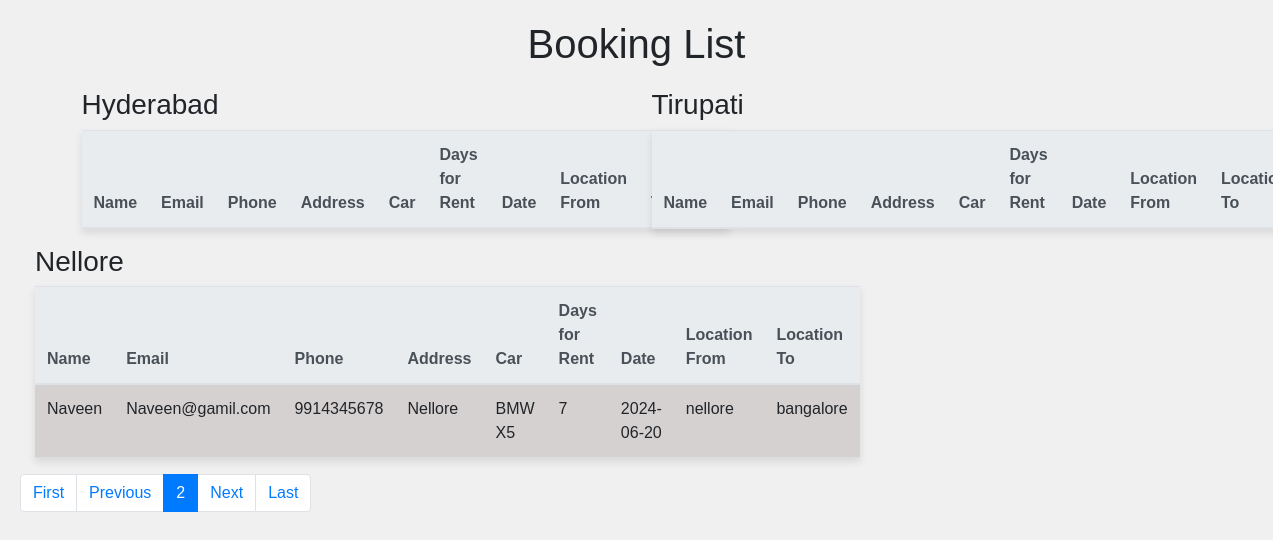
The page /show_bookings?page=2 on the database its author committed.
### Car/models.py (models this page shows, shortened)
class Order(models.Model) :
    order_id = models.AutoField(primary_key=True)
    name = models.CharField(max_length=90,default="")
    email = models.CharField(max_length=50,default="")
    phone = models.CharField(max_length=20,default="")
    address = models.CharField(max_length=500,default="")
    city = models.CharField(max_length=50,default="")
    cars = models.CharField(max_length=50,default="")
    days_for_rent = models.IntegerField(default=0)
    date = models.CharField(max_length=50,default="")
    loc_from = models.CharField(max_length=50,default="")
    loc_to = models.CharField(max_length=50,default="")
    completed = models.BooleanField(default=False)
    completion_date = models.DateField(blank=True, null=True)

### Car/views.py (the view)
# urls.py: path('show_bookings',views.show_bookings,name='show_bookings'),
def show_bookings(request):
    bookings = Order.objects.all()
    paginator = Paginator(bookings, 2)
    page = request.GET.get('page')
    try:
        bookings = paginator.page(page)
    except PageNotAnInteger:
        bookings = paginator.page(1)
    except EmptyPage:
        bookings = paginator.page(paginator.num_pages)
    return render(request, 'vehicle/bookings.html', {'bookings': bookings})

### templates/vehicle/bookings.html (shortened to what this page needs)
<!DOCTYPE html>
<html lang="en">
<head>
    <link rel="stylesheet" href="https://stackpath.bootstrapcdn.com/bootstrap/4.5.2/css/bootstrap.min.css">
</head>
<body>
    <div class="container">
        <h1>Booking List</h1>
        <div class="row">
            <div class="col-sm-6">
                <div class="city-box city-Hyd">
                    <h3>Hyderabad</h3>
                    <table class="table table-striped">
                        <thead class="thead-light">
                            <tr>
                                <th>Name</th>
                                <th>Email</th>
                                <th>Phone</th>
                                <th>Address</th>
                                <th>Car</th>
                                <th>Days for Rent</th>
                                <th>Date</th>
                                <th>Location From</th>
                                <th>Location To</th>
                            </tr>
                        </thead>
                    </table>
                </div>
            </div>
            <div class="col-sm-6">
                <div class="city-box city-Tirupati">
                    <h3>Tirupati</h3>
                    <table class="table table-striped">
                        <thead class="thead-light">
                            <tr>
                                <th>Name</th>
                                <th>Email</th>
                                <th>Phone</th>
                                <th>Address</th>
                                <th>Car</th>
                                <th>Days for Rent</th>
                                <th>Date</th>
                                <th>Location From</th>
                                <th>Location To</th>
                            </tr>
                        </thead>
                    </table>
                </div>
            </div>
        </div>
    </div>
    <div class="col-sm-6">
        <div class="city-box city-Tirupati">
            <h3>Nellore</h3>
            <table class="table table-striped">
                <thead class="thead-light">
                    <tr>
                        <th>Name</th>
                        <th>Email</th>
                        <th>Phone</th>
                        <th>Address</th>
                        <th>Car</th>
                        <th>Days for Rent</th>
                        <th>Date</th>
                        <th>Location From</th>
                        <th>Location To</th>
                    </tr>
                </thead>
                <tbody>
                    {% for Order in bookings %}
                        {% if Order.city == 'Nellore' %}
                            <tr>
                                <td>{{ Order.name }}</td>
                                <td>{{ Order.email }}</td>
                                <td>{{ Order.phone }}</td>
                                <td>{{ Order.address }}</td>
                                <td>{{ Order.cars }}</td>
                                <td>{{ Order.days_for_rent }}</td>
                                <td>{{ Order.date }}</td>
                                <td>{{ Order.loc_from }}</td>
                                <td>{{ Order.loc_to }}</td>
                            </tr>
                        {% endif %}
                    {% endfor %}
                </tbody>
            </table>
        </div>
    </div>
    <nav aria-label="Page navigation">
        <div class="text-center">
            <ul class="pagination">
                {% if bookings.has_previous %}
                    <li class="page-item">
                        <a class="page-link" href="?page=1">First</a>
                    </li>
                    <li class="page-item">
                        <a class="page-link" href="?page={{ bookings.previous_page_number }}">Previous</a>
                    </li>
                {% endif %}
                <li class="page-item active">
                    <a class="page-link" href="#">{{ bookings.number }}</a>
                </li>
                {% if bookings.has_next %}
                    <li class="page-item">
                        <a class="page-link" href="?page={{ bookings.next_page_number }}">Next</a>
                    </li>
                    <li class="page-item">
                        <a class="page-link" href="?page={{ bookings.paginator.num_pages }}">Last</a>
                    </li>
                {% endif %}
            </ul>
        </div>
    </nav>
</body>
</html>

### templates/vehicle/bookings.html (style rules this page uses)
body { font-family: Arial, sans-serif; background-color: #f0f0f0; padding: 20px; }
h1 { text-align: center; margin-bottom: 20px; }
table { width: 100%; border-collapse: collapse; background-color: #e0dcdc; box-shadow: 0 4px 8px rgba(0, 0, 0, 0.1); margin-bottom: 20px; }
th, td { padding: 12px; text-align: left; border-bottom: 1px solid #ddd; }
th { background-color: #f2f2f2; color: #333; }

### rows shown on the page
Order: name "Naveen", email "Naveen@gamil.com", phone "9914345678", address "Nellore", cars "BMW X5", days_for_rent "7", date "2024-06-20", loc_from "nellore", loc_to "bangalore"

### other values the page prints
{{ bookings.number }} "2"
